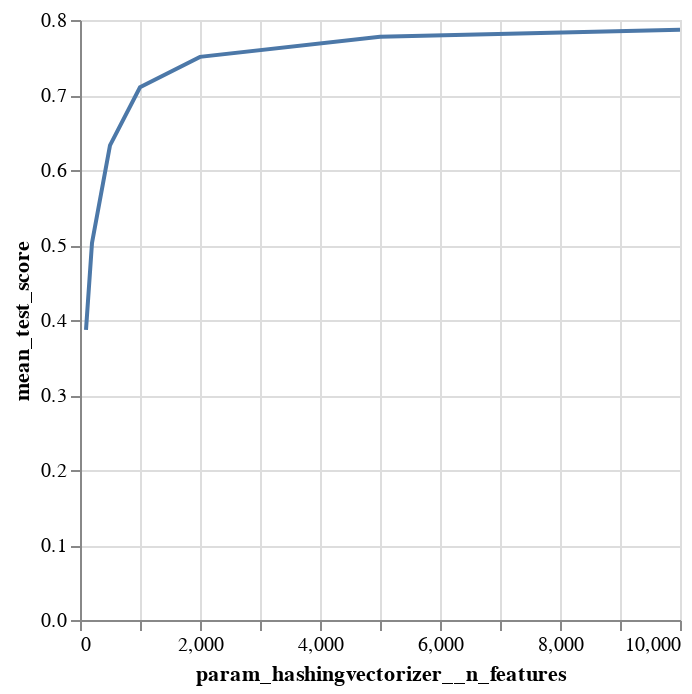

Notebook cell for this chart:
### Code cell
p

### Figure 1 — Vega-Lite specification as saved in the notebook (floating-point values rounded to 4 significant figures)
{"config": {"view": {"continuousWidth": 300, "continuousHeight": 300}}, "data": {"name": "data-d0e5ba5ff74763ec54e2b66f84543880"}, "mark": {"type": "line"}, "encoding": {"x": {"field": "param_hashingvectorizer__n_features", "type": "quantitative"}, "y": {"field": "mean_test_score", "type": "quantitative"}}, "params": [{"name": "param_10", "select": {"type": "interval", "encodings": ["x", "y"]}, "bind": "scales"}], "$schema": "https://vega.github.io/schema/vega-lite/v5.20.1.json", "datasets": {"data-d0e5ba5ff74763ec54e2b66f84543880": [{"mean_fit_time": 3.005, "std_fit_time": 0.1617, "mean_score_time": 0.453, "std_score_time": 0.0398, "param_hashingvectorizer__n_features": 100, "params": {"hashingvectorizer__n_features": 100}, "split0_test_score": 0.3734, "split1_test_score": 0.3902, "split2_test_score": 0.384, "split3_test_score": 0.3858, "split4_test_score": 0.401, "mean_test_score": 0.3869, "std_test_score": 0.008953, "rank_test_score": 7}, {"mean_fit_time": 3.443, "std_fit_time": 0.3052, "mean_score_time": 0.3817, "std_score_time": 0.09062, "param_hashingvectorizer__n_features": 200, "params": {"hashingvectorizer__n_features": 200}, "split0_test_score": 0.5073, "split1_test_score": 0.5064, "split2_test_score": 0.5046, "split3_test_score": 0.4998, "split4_test_score": 0.496, "mean_test_score": 0.5028, "std_test_score": 0.004281, "rank_test_score": 6}, {"mean_fit_time": 3.665, "std_fit_time": 0.1749, "mean_score_time": 0.4342, "std_score_time": 0.08469, "param_hashingvectorizer__n_features": 500, "params": {"hashingvectorizer__n_features": 500}, "split0_test_score": 0.6226, "split1_test_score": 0.6363, "split2_test_score": 0.6337, "split3_test_score": 0.6341, "split4_test_score": 0.6379, "mean_test_score": 0.6329, "std_test_score": 0.005379, "rank_test_score": 5}, {"mean_fit_time": 5.109, "std_fit_time": 0.5817, "mean_score_time": 0.5349, "std_score_time": 0.1097, "param_hashingvectorizer__n_features": 1000, "params": {"hashingvectorizer__n_features": 1000}, "split0_test_score": 0.7057, "split1_test_score": 0.7053, "split2_test_score": 0.703, "split3_test_score": 0.7212, "split4_test_score": 0.7166, "mean_test_score": 0.7104, "std_test_score": 0.007172, "rank_test_score": 4}, {"mean_fit_time": 6.56, "std_fit_time": 0.2537, "mean_score_time": 0.4659, "std_score_time": 0.1073, "param_hashingvectorizer__n_features": 2000, "params": {"hashingvectorizer__n_features": 2000}, "split0_test_score": 0.7499, "split1_test_score": 0.7441, "split2_test_score": 0.7481, "split3_test_score": 0.7574, "split4_test_score": 0.7546, "mean_test_score": 0.7508, "std_test_score": 0.004704, "rank_test_score": 3}, {"mean_fit_time": 7.776, "std_fit_time": 0.4189, "mean_score_time": 0.6207, "std_score_time": 0.06976, "param_hashingvectorizer__n_features": 5000, "params": {"hashingvectorizer__n_features": 5000}, "split0_test_score": 0.7804, "split1_test_score": 0.7764, "split2_test_score": 0.772, "split3_test_score": 0.7738, "split4_test_score": 0.786, "mean_test_score": 0.7777, "std_test_score": 0.00503, "rank_test_score": 2}, {"mean_fit_time": 8.763, "std_fit_time": 1.113, "mean_score_time": 0.3625, "std_score_time": 0.09305, "param_hashingvectorizer__n_features": 10000, "params": {"hashingvectorizer__n_features": 10000}, "split0_test_score": 0.783, "split1_test_score": 0.7905, "split2_test_score": 0.7848, "split3_test_score": 0.7866, "split4_test_score": 0.79, "mean_test_score": 0.787, "std_test_score": 0.002912, "rank_test_score": 1}]}}
